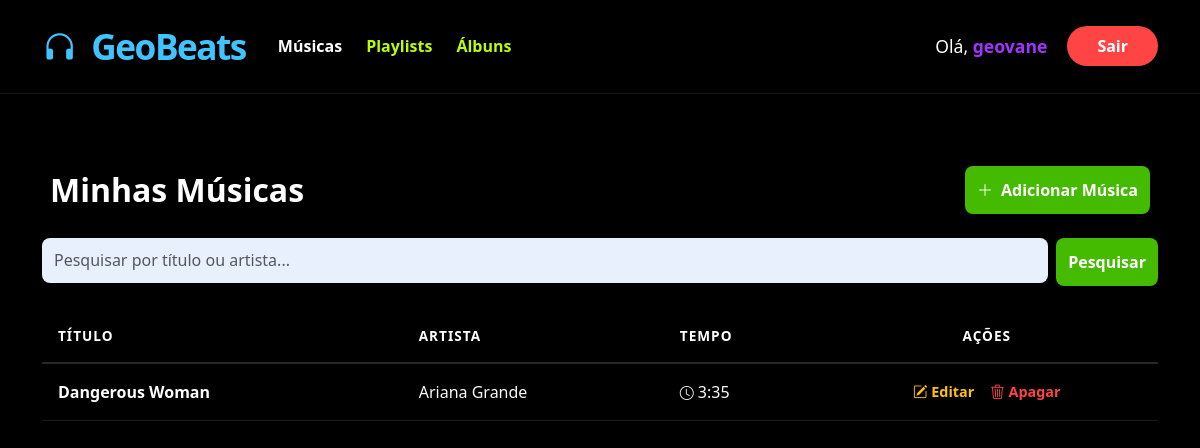
The app's page /music/list/ (signed in), older data.
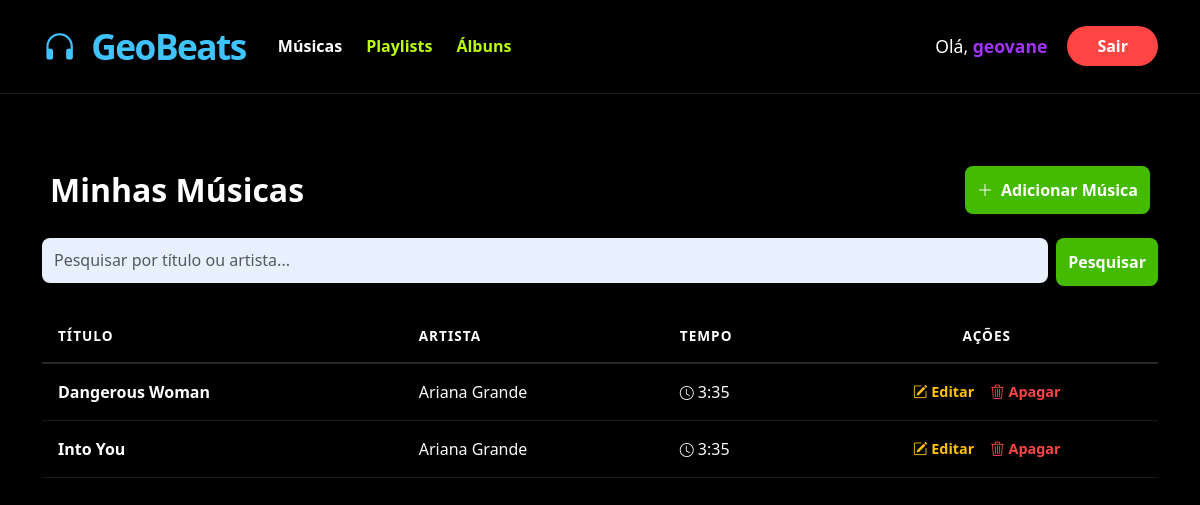
The same page, newer data.
### music/models.py (models this page shows, shortened)
class Music(models.Model):
    titulo = models.CharField(max_length=200)
    artista = models.CharField(max_length=200)
    tempo = models.CharField(max_length=10)
    categoria = models.ForeignKey(Categoria, on_delete=models.CASCADE, null=True, blank=True)
    usuario = models.ForeignKey(User, on_delete=models.CASCADE, null=True, blank=True)
    album = models.ForeignKey('Album', on_delete=models.SET_NULL, null=True, blank=True, related_name='musicas')

### music/views.py (the view)
# urls.py: path('list/', views.music_list, name='music_list'),
@login_required
def music_list(request):
    musicas = Music.objects.filter(usuario=request.user)
    busca = request.GET.get('busca')
    if busca:
        musicas = musicas.filter(
            Q(titulo__icontains=busca) | Q(artista__icontains=busca)
        )
    return render(request, 'music/music_list.html', {'musicas': musicas})

### music/templates/music/music_list.html (shortened to what this page needs)
{% extends 'music/base.html' %}
{% block content %}
<div class="mb-5">
    <div class="d-flex justify-content-between align-items-center py-4 px-2">
        <h2 class="m-0 text-white fw-bold" style="font-size: 2rem;">Minhas Músicas</h2>
        <a href="{% url 'music_add' %}" class="btn btn-success rounded-pill px-4 fw-bold shadow-sm">
            <i class="bi bi-plus-lg me-2"></i>Adicionar Música
        </a>
    </div>
    <div class="mb-4">
        <form method="GET" class="d-flex gap-2">
            <div class="flex-grow-1">
                <input class="form-control" type="search" name="busca"
                       placeholder="Pesquisar por título ou artista..." value="{{ request.GET.busca }}"
                       style="background-color: #e8f0fe !important; border: none; color: #000; height: 45px; border-radius: 10px;">
            </div>
            <button class="btn btn-success px-4 fw-bold" type="submit" style="border-radius: 10px;">
                Pesquisar
            </button>
        </form>
    </div>
    <div class="table-responsive">
        <table class="table table-hover align-middle" style="background-color: transparent !important; border-color: #282828;">
            <thead>
                <tr style="border-bottom: 2px solid #282828;">
                    <th class="ps-3 py-3 border-0 text-white text-uppercase" style="font-size: 0.85rem; letter-spacing: 1px;">Título</th>
                    <th class="py-3 border-0 text-white text-uppercase" style="font-size: 0.85rem; letter-spacing: 1px;">Artista</th>
                    <th class="py-3 border-0 text-white text-uppercase" style="font-size: 0.85rem; letter-spacing: 1px;">Tempo</th>
                    <th class="text-center py-3 border-0 text-white text-uppercase" style="font-size: 0.85rem; letter-spacing: 1px;">Ações</th>
                </tr>
            </thead>
            <tbody class="border-0">
                {% for musica in musicas %}
                <tr class="music-row" style="border-bottom: 1px solid #1a1a1a;">
                    <td class="ps-3 py-3">
                        <span class="text-white fw-bold">{{ musica.titulo }}</span>
                    </td>
                    <td style="color: #faf8f8;">{{ musica.artista }}</td>
                    <td style="color: #faf8f8;">
                        <i class="bi bi-clock me-1 small"></i>{{ musica.tempo }}
                    </td>
                    <td class="text-center py-3">
                        <div class="d-flex justify-content-center gap-3">
                            <a href="{% url 'music_update' musica.id %}" class="action-link edit-link">
                                <i class="bi bi-pencil-square"></i> Editar
                            </a>
                            <a href="{% url 'music_delete' musica.id %}" class="action-link delete-link">
                                <i class="bi bi-trash3"></i> Apagar
                            </a>
                        </div>
                    </td>
                </tr>
                {% empty %}
                <tr>
                    <td colspan="4" class="text-center py-5 text-white">
                        Nenhuma música encontrada.
                    </td>
                </tr>
                {% endfor %}
            </tbody>
        </table>
    </div>
</div>
{% endblock %}

Row changes from the older to the newer data that the page shows:
added Music: titulo "Into You", artista "Ariana Grande", tempo "3:35"
